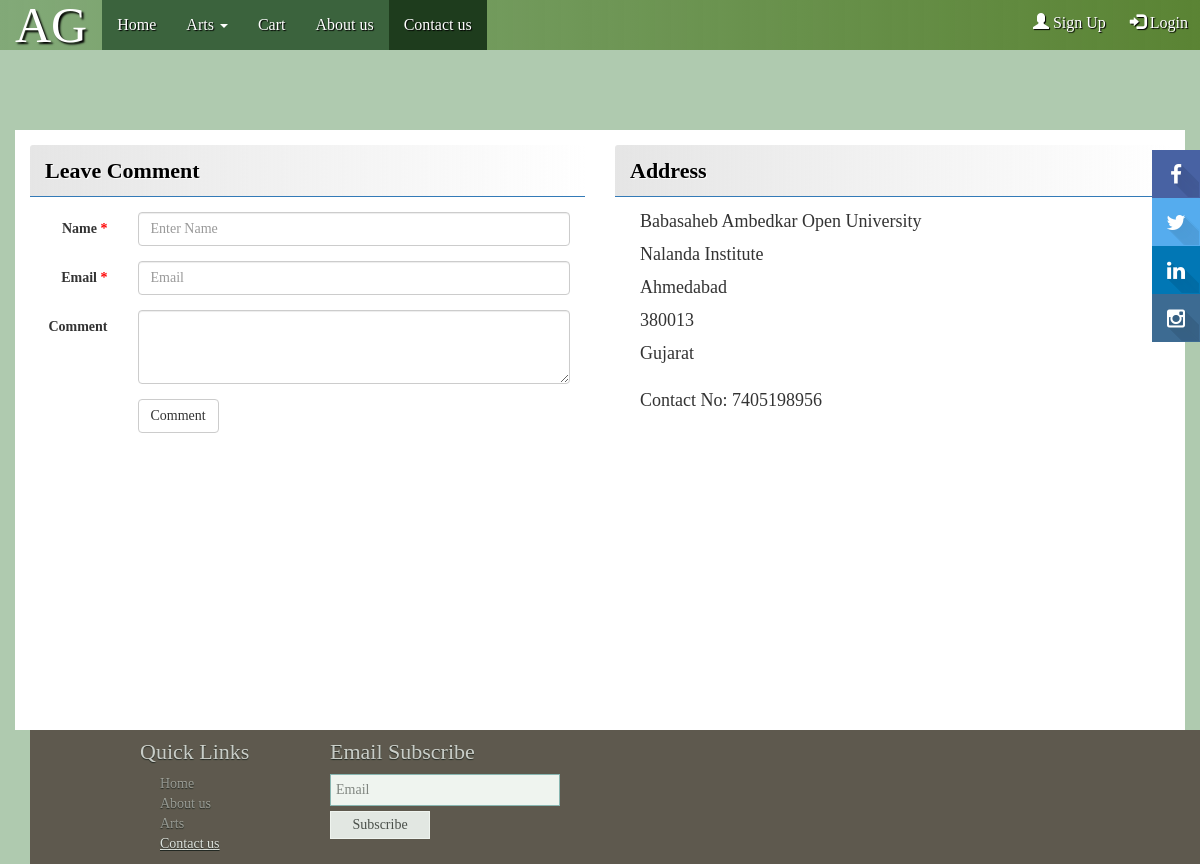
The app's page /contact_us.php, older data.
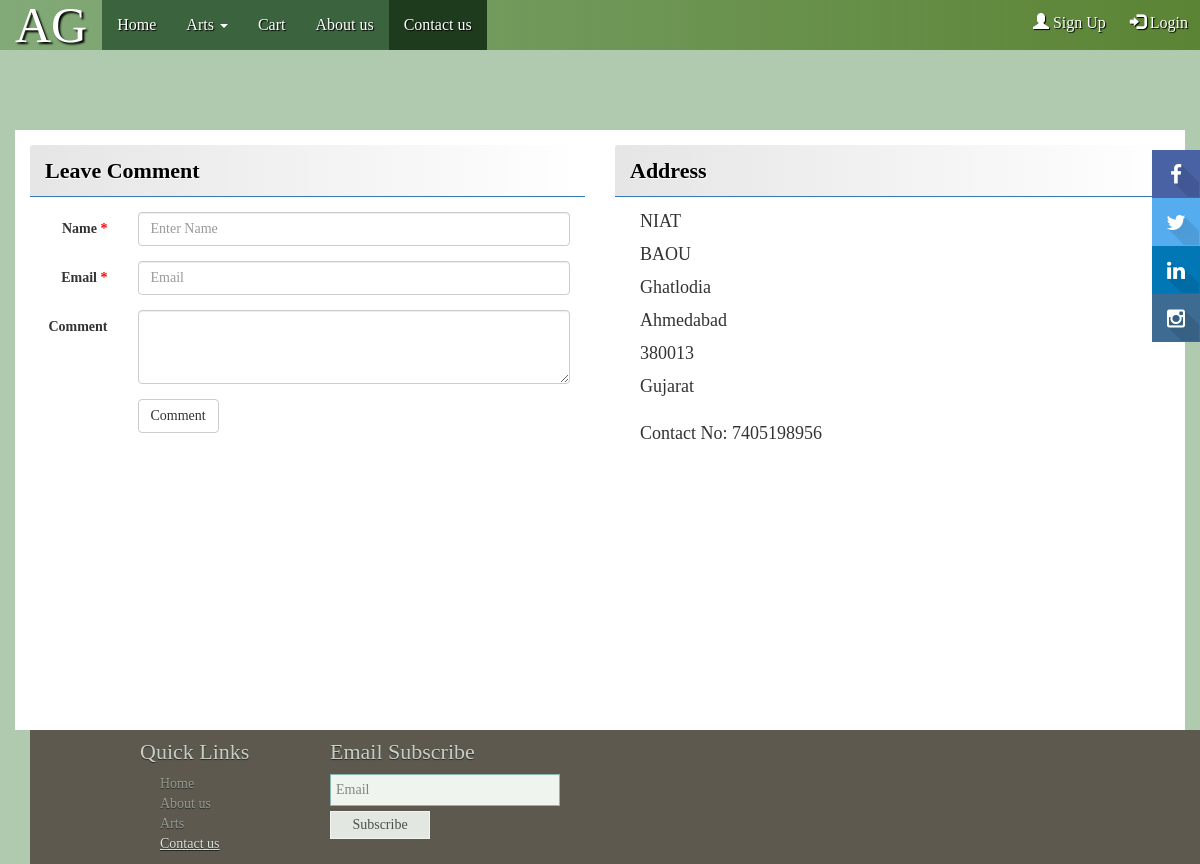
The same page, newer data.
### tables this page shows
CREATE TABLE `reach_us` (
  `uid` int(11) NOT NULL,
  `nm` varchar(100) NOT NULL,
  `add1` varchar(255) NOT NULL,
  `add2` varchar(255) NOT NULL,
  `city` varchar(50) NOT NULL,
  `state` varchar(50) NOT NULL,
  `zipcode` int(20) NOT NULL,
  `contact_no` varchar(50) NOT NULL
);

### contact_us.php (the view, shortened to what this page needs)
<?php
	require_once('header.php');
?>
		<div class="container">
		  <div class="row reach_us_data">
			<div class="col-md-6 comment_form">
				<div class="panel panel-primary">
				  <div class="panel-heading">Leave Comment</div>
				  <div class="panel-body">
						<form class="form-horizontal">
						  <div class="form-group">
							<label for="inputName" class="col-sm-2 control-label">Name <span>*</span></label>
							<div class="col-sm-10">
							  <input type="text" class="form-control" placeholder="Enter Name">
							</div>
						  </div>
						  <div class="form-group">
							<label for="inputEmail" class="col-sm-2 control-label">Email <span>*</span></label>
							<div class="col-sm-10">
							  <input type="email" class="form-control" placeholder="Email">
							</div>
						  </div>
						  <div class="form-group">
							<label for="inputComment" class="col-sm-2 control-label">Comment </label>
							<div class="col-sm-10">
							  <textarea class="form-control" rows="3"></textarea>
							</div>
						  </div>
						  <div class="form-group">
							<div class="col-sm-offset-2 col-sm-10">
							  <button type="submit" class="btn btn-default">Comment</button>
							</div>
						  </div>
						</form>
				  </div>
				</div>
			</div>
			<div class="col-md-6 address">
			<?php
				$query="select * from reach_us where uid=1";
				$result=mysqli_query($link,$query) or die("Error fetching data.".mysqli_error($link));
				$contactetails=mysqli_fetch_assoc($result);
			?>
				<div class="panel panel-primary">
				  <div class="panel-heading">Address</div>
				  <div class="panel-body">
					  <div class="jumbotron">
						<p><?php echo $contactetails['nm']; ?></p>
						<p><?php echo $contactetails['add1']; ?></p>
						<p><?php if($contactetails['add2']!="")
						{
							echo $contactetails['add2'];
						}
						else
							echo "";
						?></p>
						<p><?php echo $contactetails['city']; ?></p>
						<p><?php echo $contactetails['zipcode']; ?></p>
						<p><?php echo $contactetails['state']; ?></p>
						<br/>
						<p>Contact No: <?php echo $contactetails['contact_no']; ?></p>
					  </div>
				</div>
				 </div>
				</div>
			</div>
<?php
	require('footer.php');
?>

Row changes from the older to the newer data that the page shows:
changed reach_us "Ahmedabad": nm "Babasaheb Ambedkar Open University" → "NIAT"; add1 "Nalanda Institute" → "BAOU"; add2 (not shown) → "Ghatlodia"
